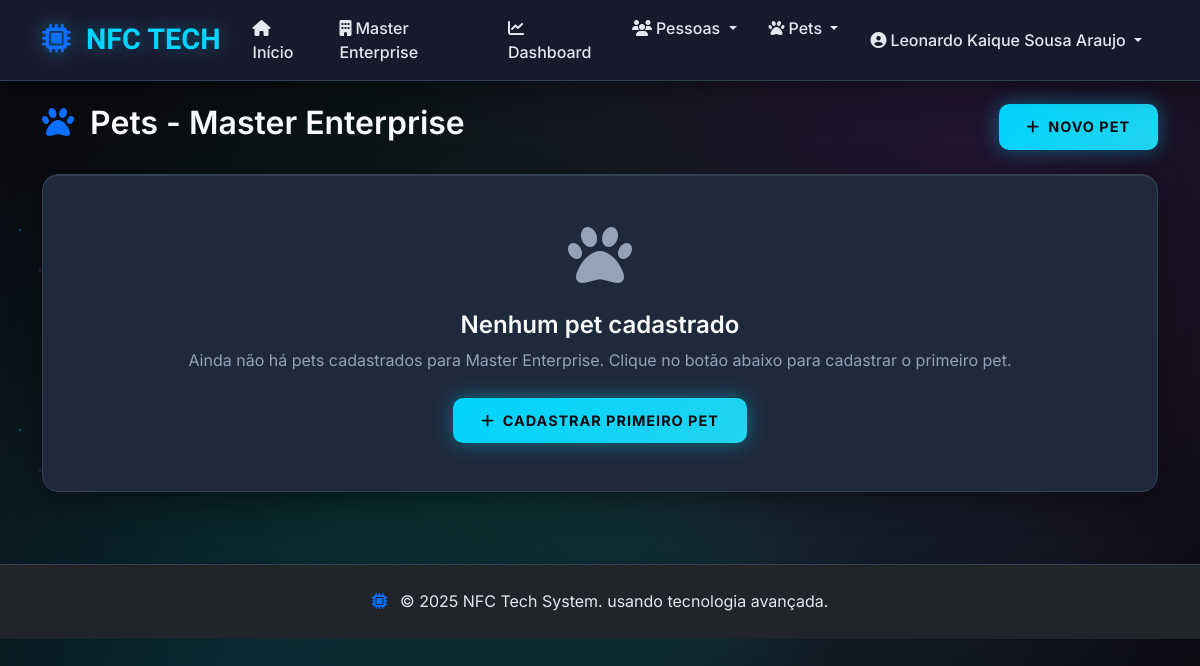
Before: /master-enterprise/pets/ (signed in) with the older database file.
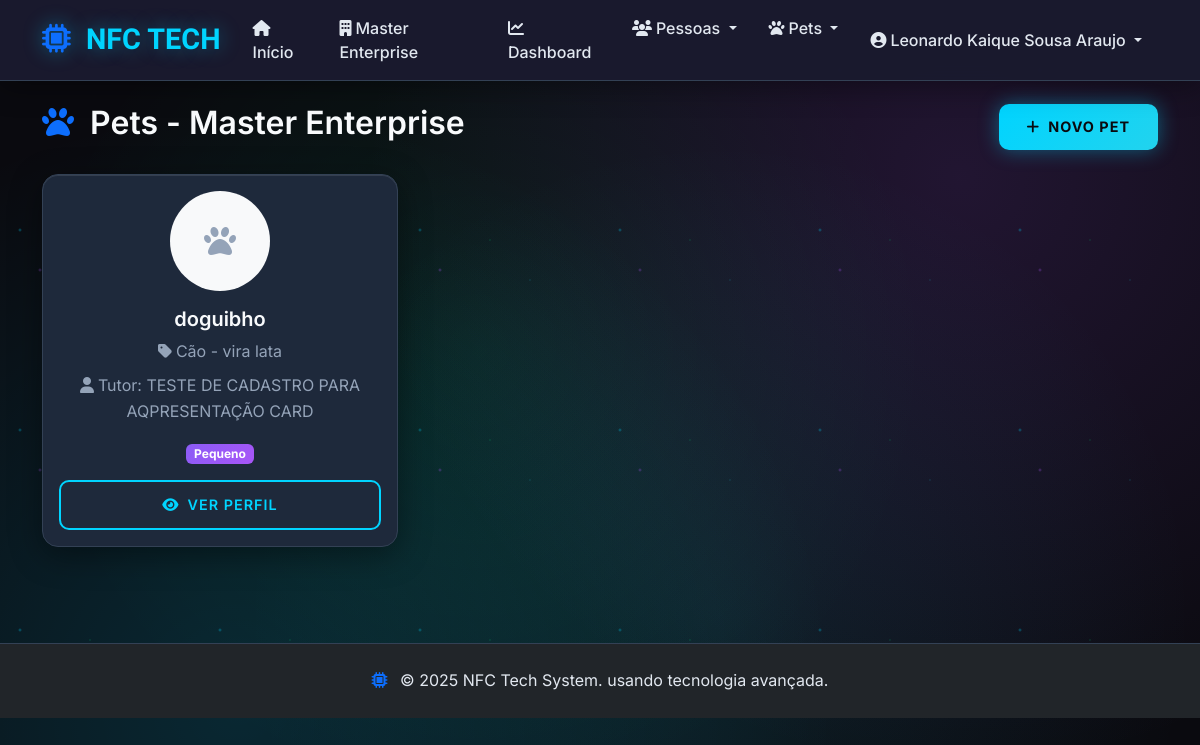
After: the same page with the newer database file.
### nfc_cards/models.py (models this page shows, shortened)
class Empresa(models.Model):
    nome = models.CharField(max_length=100, verbose_name="Nome da Empresa")
    slug = models.SlugField(max_length=100, unique=True, verbose_name="Slug")
    descricao = models.TextField(blank=True, verbose_name="Descrição")
    logo = models.ImageField(upload_to='empresas/logos/', blank=True, null=True, verbose_name="Logo")
    cor_primaria = models.CharField(max_length=7, default="#007bff", verbose_name="Cor Primária", help_text="Formato: #RRGGBB")
    cor_secundaria = models.CharField(max_length=7, default="#6c757d", verbose_name="Cor Secundária", help_text="Formato: #RRGGBB")
    email = models.EmailField(blank=True, verbose_name="E-mail")
    telefone = models.CharField(max_length=20, blank=True, verbose_name="Telefone")
    website = models.URLField(blank=True, verbose_name="Website")
    endereco = models.TextField(blank=True, verbose_name="Endereço")
    criado_em = models.DateTimeField(auto_now_add=True)
    atualizado_em = models.DateTimeField(auto_now=True)
    ativo = models.BooleanField(default=True)
    class Meta:
        verbose_name = "Empresa"
        verbose_name_plural = "Empresas"
        ordering = ['nome']

class Pet(models.Model):
    ESPECIES = [
        ('cao', 'Cão'),
        ('gato', 'Gato'),
        ('passaro', 'Pássaro'),
        ('peixe', 'Peixe'),
        ('outro', 'Outro'),
    ]
    PORTES = [
        ('pequeno', 'Pequeno'),
        ('medio', 'Médio'),
        ('grande', 'Grande'),
    ]
    empresa = models.ForeignKey(Empresa, on_delete=models.CASCADE, related_name='pets', verbose_name="Empresa")
    slug = models.SlugField(max_length=100, verbose_name="Slug")
    nome = models.CharField(max_length=50, verbose_name="Nome do Pet")
    especie = models.CharField(max_length=20, choices=ESPECIES, verbose_name="Espécie")
    raca = models.CharField(max_length=50, blank=True, verbose_name="Raça")
    porte = models.CharField(max_length=20, choices=PORTES, blank=True, verbose_name="Porte")
    cor = models.CharField(max_length=50, blank=True, verbose_name="Cor")
    data_nascimento = models.DateField(blank=True, null=True, verbose_name="Data de Nascimento")
    foto = models.ImageField(upload_to='pets/', blank=True, null=True, verbose_name="Foto do Pet")
    veterinario = models.CharField(max_length=100, blank=True, verbose_name="Veterinário")
    telefone_veterinario = models.CharField(max_length=20, blank=True, verbose_name="Telefone do Veterinário")
    observacoes = models.TextField(blank=True, verbose_name="Observações Especiais")
    medicamentos = models.TextField(blank=True, verbose_name="Medicamentos")
    alergias = models.TextField(blank=True, verbose_name="Alergias")
    tutor = models.ForeignKey(Person, on_delete=models.CASCADE, related_name='pets', verbose_name="Tutor")
    criado_em = models.DateTimeField(auto_now_add=True)
    atualizado_em = models.DateTimeField(auto_now=True)
    ativo = models.BooleanField(default=True)
    class Meta:
        verbose_name = "Pet"
        verbose_name_plural = "Pets"
        ordering = ['nome']
        unique_together = ['empresa', 'slug']

class Person(models.Model):
    empresa = models.ForeignKey(Empresa, on_delete=models.CASCADE, related_name='pessoas', verbose_name="Empresa")
    slug = models.SlugField(max_length=100, verbose_name="Slug")
    nome = models.CharField(max_length=100, verbose_name="Nome Completo")
    email = models.EmailField(verbose_name="E-mail")
    telefone = models.CharField(max_length=20, verbose_name="Telefone")
    whatsapp = models.CharField(max_length=20, blank=True, verbose_name="WhatsApp")
    cargo = models.CharField(max_length=100, blank=True, verbose_name="Cargo")
    apresentacao = models.TextField(verbose_name="Apresentação", help_text="Breve apresentação pessoal")
    foto = models.ImageField(upload_to='pessoas/', blank=True, null=True, verbose_name="Foto de Perfil")
    linkedin = models.URLField(blank=True, verbose_name="LinkedIn")
    instagram = models.URLField(blank=True, verbose_name="Instagram")
    facebook = models.URLField(blank=True, verbose_name="Facebook")
    website = models.URLField(blank=True, verbose_name="Website")
    linktree_url = models.URLField(blank=True, verbose_name="Linktree")
    criado_em = models.DateTimeField(auto_now_add=True)
    atualizado_em = models.DateTimeField(auto_now=True)
    ativo = models.BooleanField(default=True)
    class Meta:
        verbose_name = "Pessoa"
        verbose_name_plural = "Pessoas"
        ordering = ['nome']
        unique_together = ['empresa', 'slug']

### nfc_cards/views.py (the view)
# urls.py: path('<slug:empresa_slug>/pets/', views.PetListView.as_view(), name='pet_list'),
class PetListView(EmpresaAccessMixin, ListView):
    model = Pet
    template_name = 'nfc_cards/pet_list.html'
    context_object_name = 'pets'
    paginate_by = 12
    def get_queryset(self):
        empresa_slug = self.kwargs.get('empresa_slug')
        empresa = get_object_or_404(Empresa, slug=empresa_slug, ativo=True)
        return Pet.objects.filter(empresa=empresa, ativo=True).order_by('nome')
    def get_context_data(self, **kwargs):
        context = super().get_context_data(**kwargs)
        empresa_slug = self.kwargs.get('empresa_slug')
        context['empresa'] = get_object_or_404(Empresa, slug=empresa_slug, ativo=True)
        return context

### nfc_cards/templates/nfc_cards/pet_list.html (shortened to what this page needs)
{% extends 'nfc_cards/base.html' %}
{% block content %}
<div class="container py-4">
    <div class="row">
        <div class="col-12">
            <div class="d-flex justify-content-between align-items-center mb-4">
                <h2>
                    <i class="fas fa-paw text-primary me-2"></i>
                    Pets - {{ empresa.nome }}
                </h2>
                <a href="{% url 'pet_create' empresa_slug=empresa.slug %}" class="btn btn-primary">
                    <i class="fas fa-plus me-2"></i>Novo Pet
                </a>
            </div>
        </div>
    </div>
    {% if pets %}
        <div class="row">
            {% for pet in pets %}
            <div class="col-lg-4 col-md-6 mb-4">
                <div class="card pet-card h-100">
                    <div class="card-body text-center">
                        {% if pet.foto %}
                            <img src="{{ pet.foto.url }}" alt="{{ pet.nome }}" class="rounded-circle mb-3" style="width: 100px; height: 100px; object-fit: cover;">
                        {% else %}
                            <div class="bg-light rounded-circle d-flex align-items-center justify-content-center mb-3 mx-auto" style="width: 100px; height: 100px;">
                                <i class="fas fa-paw fa-2x text-muted"></i>
                            </div>
                        {% endif %}
                        <h5 class="card-title">{{ pet.nome }}</h5>
                        <p class="text-muted mb-2">
                            <i class="fas fa-tag me-1"></i>{{ pet.get_especie_display }}
                            {% if pet.raca %}
                                - {{ pet.raca }}
                            {% endif %}
                        </p>
                        {% if pet.tutor %}
                        <p class="text-muted mb-3">
                            <i class="fas fa-user me-1"></i>Tutor: {{ pet.tutor.nome }}
                        </p>
                        {% endif %}
                        {% if pet.porte %}
                        <span class="badge bg-secondary mb-3">{{ pet.get_porte_display }}</span>
                        {% endif %}
                        <div class="d-grid gap-2">
                            <a href="{% url 'pet_detail' empresa_slug=empresa.slug pet_slug=pet.slug %}" class="btn btn-outline-primary">
                                <i class="fas fa-eye me-2"></i>Ver Perfil
                            </a>
                        </div>
                    </div>
                </div>
            </div>
            {% endfor %}
        </div>
    {% else %}
        <div class="row">
            <div class="col-12">
                <div class="card">
                    <div class="card-body text-center py-5">
                        <i class="fas fa-paw fa-4x text-muted mb-4"></i>
                        <h4>Nenhum pet cadastrado</h4>
                        <p class="text-muted mb-4">
                            Ainda não há pets cadastrados para {{ empresa.nome }}.
                            Clique no botão abaixo para cadastrar o primeiro pet.
                        </p>
                        <a href="{% url 'pet_create' empresa_slug=empresa.slug %}" class="btn btn-primary">
                            <i class="fas fa-plus me-2"></i>Cadastrar Primeiro Pet
                        </a>
                    </div>
                </div>
            </div>
        </div>
    {% endif %}
</div>
{% endblock %}

### nfc_cards/templates/nfc_cards/base.html (shortened to what this page needs)
<!DOCTYPE html>
<html lang="pt-br">
<head>
    <link href="https://cdn.jsdelivr.net/npm/bootstrap@5.3.0/dist/css/bootstrap.min.css" rel="stylesheet">
    <link rel="stylesheet" href="https://cdnjs.cloudflare.com/ajax/libs/font-awesome/6.4.0/css/all.min.css">
</head>
<body>
    <nav class="navbar navbar-expand-lg fixed-top">
        <div class="container">
            <a class="navbar-brand fw-bold glow-text" href="{% url 'home' %}">
                <i class="fas fa-microchip text-primary me-2"></i>
                NFC TECH
            </a>
            <div class="collapse navbar-collapse" id="navbarNav">
                <ul class="navbar-nav me-auto">
                    <li class="nav-item">
                        <a class="nav-link" href="{% url 'home' %}">
                            <i class="fas fa-home me-1"></i>Início
                        </a>
                    </li>
                    {% if empresa %}
                    <li class="nav-item">
                        <a class="nav-link" href="{% url 'empresa_home' empresa_slug=empresa.slug %}">
                            <i class="fas fa-building me-1"></i>{{ empresa.nome }}
                        </a>
                    </li>
                    <li class="nav-item">
                        <a class="nav-link" href="{% url 'dashboard' %}">
                            <i class="fas fa-chart-line me-1"></i>Dashboard
                        </a>
                    </li>
                    <li class="nav-item dropdown">
                        <a class="nav-link dropdown-toggle" href="#" role="button" data-bs-toggle="dropdown">
                            <i class="fas fa-users me-1"></i>Pessoas
                        </a>
                    </li>
                    <li class="nav-item dropdown">
                        <a class="nav-link dropdown-toggle" href="#" role="button" data-bs-toggle="dropdown">
                            <i class="fas fa-paw me-1"></i>Pets
                        </a>
                    </li>
                    {% endif %}
                </ul>
                <ul class="navbar-nav">
                    {% if user.is_authenticated %}
                    <li class="nav-item dropdown">
                        <a class="nav-link dropdown-toggle" href="#" role="button" data-bs-toggle="dropdown">
                            <i class="fas fa-user-circle me-1"></i>{{ user.get_full_name|default:user.username }}
                        </a>
                    </li>
                    {% endif %}
                </ul>
            </div>
        </div>
    </nav>
    <main style="margin-top: 80px;">
        {% block content %}
        {% endblock %}
    </main>
    <footer class="bg-dark text-center py-4 mt-5">
        <div class="container">
            <p class="mb-0">
                <i class="fas fa-microchip me-2 text-primary"></i>
                &copy; 2025 NFC Tech System.
                usando tecnologia avançada.
            </p>
        </div>
    </footer>
</body>
</html>

Changed rows visible on the page:
shown differently, row unchanged: Empresa "Master Enterprise": nome "Master Enterprise" → (not shown)
added Pet: nome "doguibho", especie "Cão", raca "vira lata", tutor.nome "TESTE DE CADASTRO PARA AQPRESENTAÇÃO CARD", porte "Pequeno"
Other visible differences:
text no longer shown: "Nenhum pet cadastrado Ainda não há pets cadastrados para . Clique no botão abaixo para cadastrar o primeiro pet. CADASTRAR PRIMEIRO PET"
